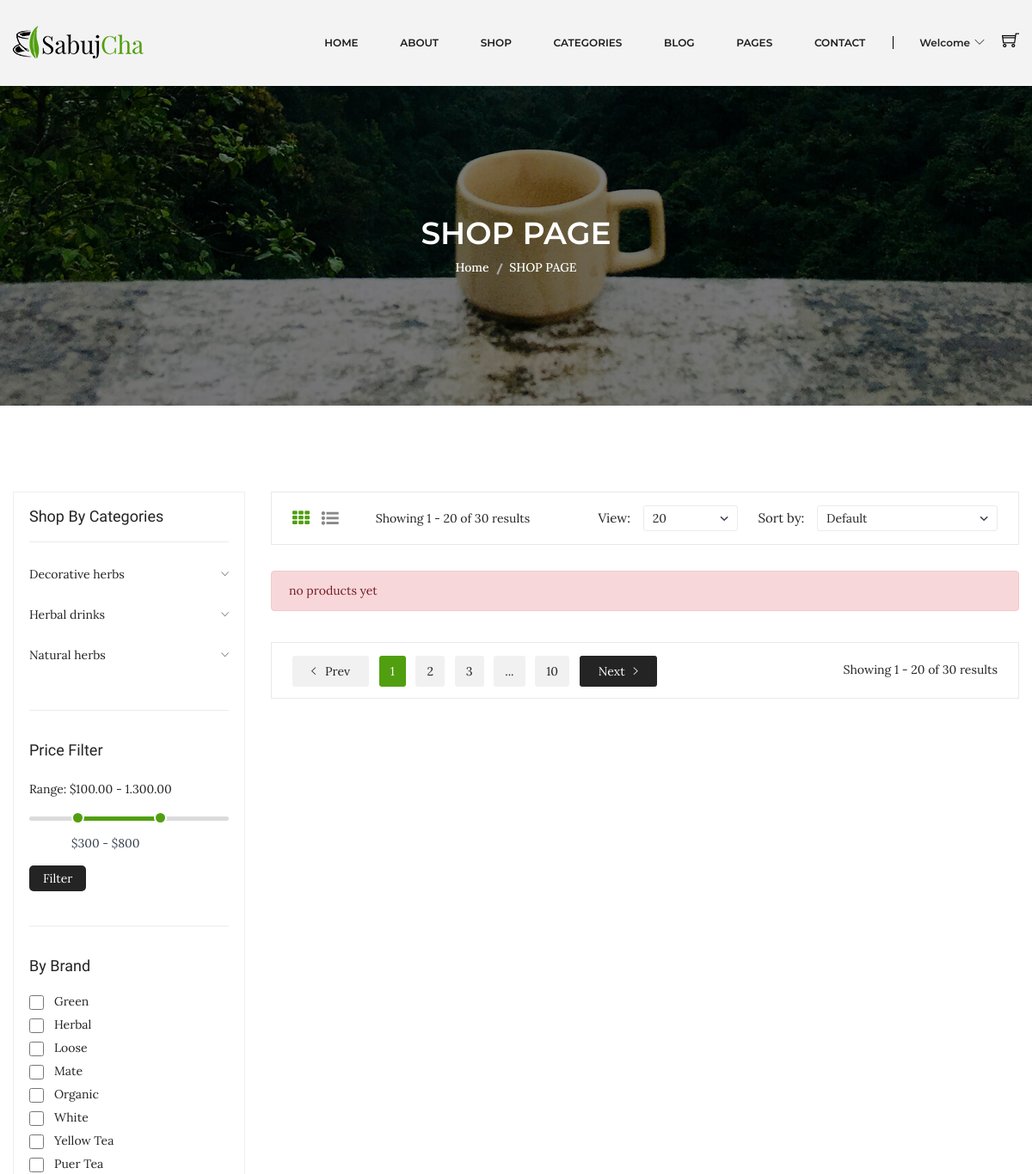
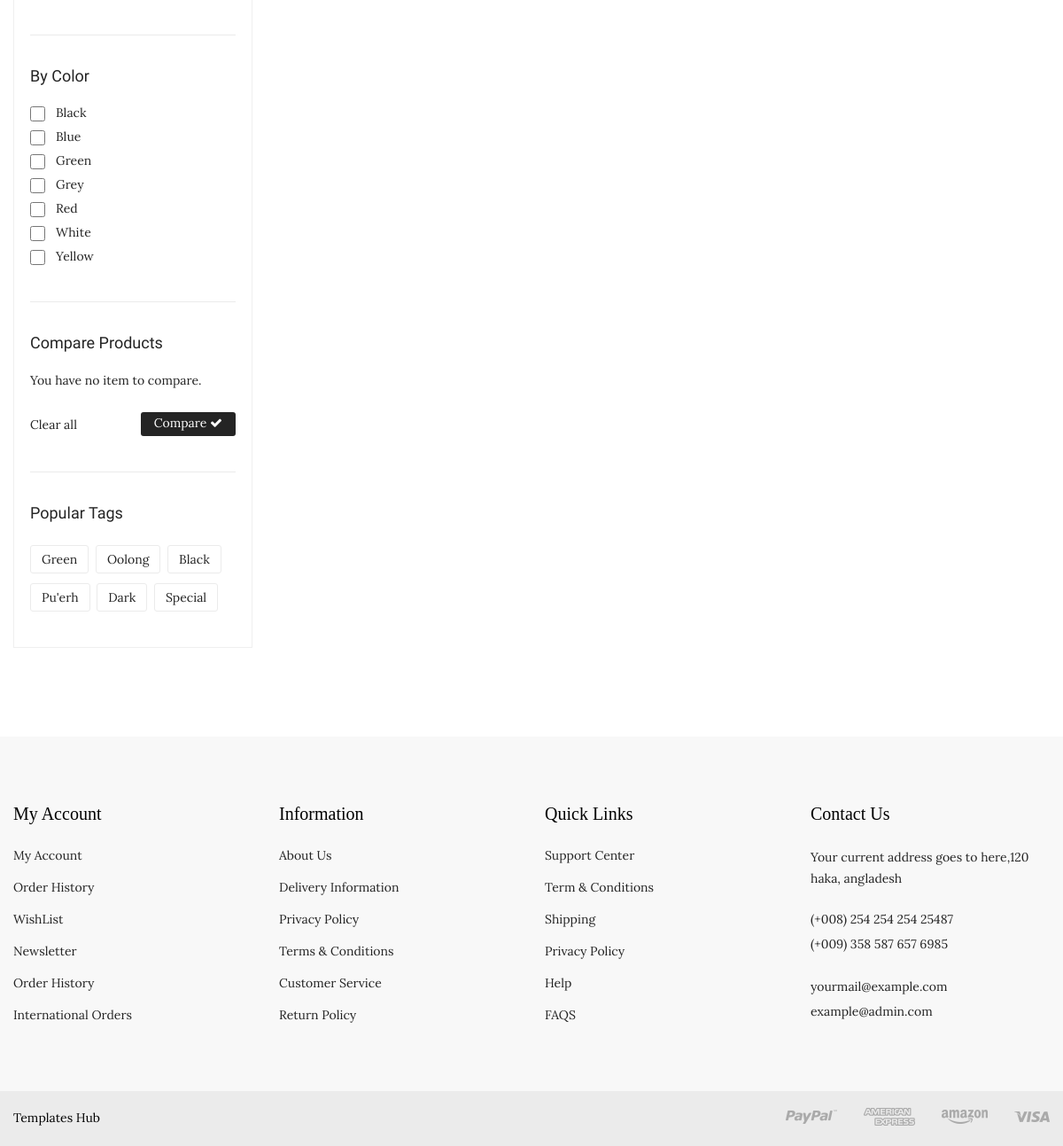
Page /code/shop.php?sub-cat=2 on the committed database (2 pictures, top to bottom).
### tables this page shows
CREATE TABLE `categories` (
  `id` int(10) UNSIGNED NOT NULL,
  `name_en` varchar(50) NOT NULL,
  `name_ar` varchar(50) NOT NULL,
  `status` tinyint(4) DEFAULT 1 COMMENT '1=> active  2=>not active',
  `created_at` timestamp NOT NULL DEFAULT current_timestamp(),
  `update_at` timestamp NOT NULL DEFAULT current_timestamp() ON UPDATE current_timestamp()
);

### code/application/database.php (called while the page is built, shortened)
<?php
class database
{
    private $dbname = 'e-commerce';
    private $dbpassword = '';
    private $dbusername = 'root';
    private $dbhost = 'localhost';
    private $mysqli;
    function __construct()
    {
        $this->mysqli = new mysqli($this->dbhost, $this->dbusername, $this->dbpassword, $this->dbname);
    }
    public function runDQL($query){
    $result=$this->mysqli->query($query);
    if( $result->num_rows > 0){
        return  $result ;
    }else{
        return [];
    }
    }
}

### code/application/product.php (called while the page is built, shortened)
<?php
include_once "database.php";
class product extends database implements operation {
private $subcategory_id;
    public function setsubcategory_id($subcategory_id)
    {
        $this->subcategory_id = $subcategory_id;
    }
   public function selectAlldatabycat_id(){
    $query = "SELECT `products`.* FROM `products` WHERE  `products`.`subcategory_id`=$this->subcategory_id " ;
    return $this->runDQL($query);
   }
}
?>

### code/application/category.php (called while the page is built, shortened)
<?php
include_once "database.php";
class category extends database implements operation {
    public function selectAllData()
    {
        $query = "SELECT `categories`.* FROM `categories` WHERE `categories`.`status` = 1 ORDER BY `categories`.`name_en` ASC";
       return $this->runDQL($query);
    }
}
?>

### code/shop.php (the view, shortened to what this page needs)
<?php
include_once "layouts/header.php";
include_once "../session11n/application/product.php";
include_once "application/category.php";
?>
<div class="breadcrumb-area bg-image-3 ptb-150">
    <div class="container">
        <div class="breadcrumb-content text-center">
            <h3>SHOP PAGE</h3>
            <ul>
                <li><a href="index.html">Home</a></li>
                <li class="active">SHOP PAGE</li>
            </ul>
        </div>
    </div>
</div>
<div class="shop-page-area ptb-100">
    <div class="container">
        <div class="row flex-row-reverse">
            <div class="col-lg-9">
                <div class="shop-topbar-wrapper">
                    <div class="shop-topbar-left">
                        <ul class="view-mode">
                            <li class="active"><a href="#product-grid" data-view="product-grid"><i class="fa fa-th"></i></a></li>
                            <li><a href="#product-list" data-view="product-list"><i class="fa fa-list-ul"></i></a></li>
                        </ul>
                        <p>Showing 1 - 20 of 30 results </p>
                    </div>
                    <div class="product-sorting-wrapper">
                        <div class="product-shorting shorting-style">
                            <label>View:</label>
                            <select>
                                <option value=""> 20</option>
                            </select>
                        </div>
                        <div class="product-show shorting-style">
                            <label>Sort by:</label>
                            <select>
                                <option value="">Default</option>
                            </select>
                        </div>
                    </div>
                </div>
                <div class="grid-list-product-wrapper">
                    <div class="product-grid product-view pb-20">
                        <div class="row">
                            <?php
                            $product = new product;
                            if (isset($_GET['sub-cat'])) {
                                if ($_GET['sub-cat'] && is_numeric($_GET['sub-cat'])) {
                                    $product->setsubcategory_id($_GET['sub-cat']);
                                    $productresult = $product->selectAlldatabycat_id();
                                } else {
                                    header("location:404.php");
                                }
                            } else {
                                $productresult = $product->selectAllData();
                            }
                            if ($productresult) {
                                $fetchproductresult = $productresult->fetch_all(MYSQLI_ASSOC);
                                foreach ($fetchproductresult as $key => $value) {
                            ?>
                                    <div class="product-width col-xl-4 col-lg-4 col-md-4 col-sm-6 col-12 mb-30">
                                        <div class="product-wrapper">
                                            <div class="product-img">
                                                <a href="product-details.html">
                                                    <img alt="" src="assets/img/product/<?php echo $value['photo']; ?>">
                                                </a>
                                                <div class="product-action">
                                                    <a class="action-wishlist" href="#" title="Wishlist">
                                                        <i class="ion-android-favorite-outline"></i>
                                                    </a>
                                                    <a class="action-cart" href="#" title="Add To Cart">
                                                        <i class="ion-ios-shuffle-strong"></i>
                                                    </a>
                                                    <a class="action-compare" href="#" data-target="#exampleModal" data-toggle="modal" title="Quick View">
                                                        <i class="ion-ios-search-strong"></i>
                                                    </a>
                                                </div>
                                            </div>
                                            <div class="product-content text-left">
                                                <div class="product-hover-style">
                                                    <div class="product-title">
                                                        <h4>
                                                            <a href="product-details.html"><?php echo $value['name_en']; ?></a>
                                                        </h4>
                                                    </div>
                                                    <div class="cart-hover">
                                                        <h4><a href="product-details.html">+ Add to cart</a></h4>
                                                    </div>
                                                </div>
                                                <div class="product-price-wrapper">
                                                    <span><?php echo $value['price']; ?></span>
                                                    <span class="product-price-old"></span>
                                                </div>
                                            </div>
                                            <div class="product-list-details">
                                                <h4>
                                                    <a href="product-details.html"><?php echo $value['name_en']; ?></a>
                                                </h4>
                                                <div class="product-price-wrapper">
                                                    <span><?php echo $value['price']; ?></span>
                                                    <span class="product-price-old"> </span>
                                                </div>
                                                <p><?php echo $value['details_en']; ?></p>
                                                <div class="shop-list-cart-wishlist">
                                                    <a href="#" title="Wishlist"><i class="ion-android-favorite-outline"></i></a>
                                                    <a href="#" title="Add To Cart"><i class="ion-ios-shuffle-strong"></i></a>
                                                    <a href="#" data-target="#exampleModal" data-toggle="modal" title="Quick View">
                                                        <i class="ion-ios-search-strong"></i>
                                                    </a>
                                                </div>
                                            </div>
                                        </div>
                                    </div>
                                <?php }
                            } else {
                                $msg = "<div class='alert alert-danger'>no products yet</div>";
                                ?>
                                <div class="col-12"> <?php echo $msg ?></div>
                            <?php } ?>
                        </div>
                    </div>
                    <div class="pagination-total-pages">
                        <div class="pagination-style">
                            <ul>
                                <li><a class="prev-next prev" href="#"><i class="ion-ios-arrow-left"></i> Prev</a></li>
                                <li><a class="active" href="#">1</a></li>
                                <li><a href="#">2</a></li>
                                <li><a href="#">3</a></li>
                                <li><a href="#">...</a></li>
                                <li><a href="#">10</a></li>
                                <li><a class="prev-next next" href="#">Next<i class="ion-ios-arrow-right"></i> </a></li>
                            </ul>
                        </div>
                        <div class="total-pages">
                            <p>Showing 1 - 20 of 30 results </p>
                        </div>
                    </div>
                </div>
            </div>
            <div class="col-lg-3">
                <div class="shop-sidebar-wrapper gray-bg-7 shop-sidebar-mrg">
                    <div class="shop-widget">
                        <h4 class="shop-sidebar-title">Shop By Categories</h4>
                        <div class="shop-catigory">
                            <ul id="faq">
                                <?php
                                $category = new category;
                                $resultcat = $category->selectAllData();
                                if ($resultcat) {
                                    $fetchresultcat = $resultcat->fetch_all(MYSQLI_ASSOC);
                                    foreach ($fetchresultcat as $key => $value) {
                                ?>
                                                <li> <a data-toggle="collapse" data-parent="#faq" href="#shop-catigory-<?php echo $value['id'] ;?>"><?php echo $value['name_en'] ;?><i class="ion-ios-arrow-down"></i></a>
                                                        <li>
                                            <?php
                                        }
                                    } else { ?>
                                            <li class="mega-menu-title">there are no category</li>
                                        <?php }
                                        ?>
                                            </ul>
                        </div>
                    </div>
                    <div class="shop-price-filter mt-40 shop-sidebar-border pt-35">
                        <h4 class="shop-sidebar-title">Price Filter</h4>
                        <div class="price_filter mt-25">
                            <span>Range: $100.00 - 1.300.00 </span>
                            <div id="slider-range"></div>
                            <div class="price_slider_amount">
                                <div class="label-input">
                                    <input type="text" id="amount" name="price" placeholder="Add Your Price" />
                                </div>
                                <button type="button">Filter</button>
                            </div>
                        </div>
                    </div>
                    <div class="shop-widget mt-40 shop-sidebar-border pt-35">
                        <h4 class="shop-sidebar-title">By Brand</h4>
                        <div class="sidebar-list-style mt-20">
                            <ul>
                                <li><input type="checkbox"><a href="#">Green </a>
                                <li><input type="checkbox"><a href="#">Herbal </a></li>
                                <li><input type="checkbox"><a href="#">Loose </a></li>
                                <li><input type="checkbox"><a href="#">Mate </a></li>
                                <li><input type="checkbox"><a href="#">Organic </a></li>
                                <li><input type="checkbox"><a href="#">White </a></li>
                                <li><input type="checkbox"><a href="#">Yellow Tea </a></li>
                                <li><input type="checkbox"><a href="#">Puer Tea </a></li>
                            </ul>
                        </div>
                    </div>
                    <div class="shop-widget mt-40 shop-sidebar-border pt-35">
                        <h4 class="shop-sidebar-title">By Color</h4>
                        <div class="sidebar-list-style mt-20">
                            <ul>
                                <li><input type="checkbox"><a href="#">Black </a></li>
                                <li><input type="checkbox"><a href="#">Blue </a></li>
                                <li><input type="checkbox"><a href="#">Green </a></li>
                                <li><input type="checkbox"><a href="#">Grey </a></li>
                                <li><input type="checkbox"><a href="#">Red</a></li>
                                <li><input type="checkbox"><a href="#">White </a></li>
                                <li><input type="checkbox"><a href="#">Yellow </a></li>
                            </ul>
                        </div>
                    </div>
                    <div class="shop-widget mt-40 shop-sidebar-border pt-35">
                        <h4 class="shop-sidebar-title">Compare Products</h4>
                        <div class="compare-product">
                            <p>You have no item to compare. </p>
                            <div class="compare-product-btn">
                                <span>Clear all </span>
                                <a href="#">Compare <i class="fa fa-check"></i></a>
                            </div>
                        </div>
                    </div>
                    <div class="shop-widget mt-40 shop-sidebar-border pt-35">
                        <h4 class="shop-sidebar-title">Popular Tags</h4>
                        <div class="shop-tags mt-25">
                            <ul>
                                <li><a href="#">Green</a></li>
                                <li><a href="#">Oolong</a></li>
                                <li><a href="#">Black</a></li>
                                <li><a href="#">Pu'erh</a></li>
                                <li><a href="#">Dark </a></li>
                                <li><a href="#">Special</a></li>
                            </ul>
                        </div>
                    </div>
                </div>
            </div>
        </div>
    </div>
</div>
<?php include_once "layouts/footer.php" ?>

### rows in the picture
categories: name_en "Decorative herbs"
categories: name_en "Herbal drinks"
categories: name_en "Natural herbs"
